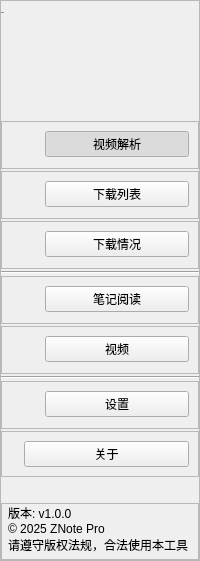
     <widget class="QFrame" name="frmLeft">
      <property name="frameShape">
       <enum>QFrame::Shape::StyledPanel</enum>
      </property>
      <property name="frameShadow">
       <enum>QFrame::Shadow::Raised</enum>
      </property>
      <layout class="QVBoxLayout" name="verticalLayout_6" stretch="1,4,0,0,0,0,0,0,0,0,0,1,0">
       <property name="spacing">
        <number>2</number>
       </property>
       <property name="leftMargin">
        <number>0</number>
       </property>
       <property name="topMargin">
        <number>0</number>
       </property>
       <property name="rightMargin">
        <number>0</number>
       </property>
       <property name="bottomMargin">
        <number>0</number>
       </property>
       <item>
        <widget class="QLabel" name="lblApp">
         <property name="maximumSize">
          <size>
           <width>16777215</width>
           <height>80</height>
          </size>
         </property>
         <property name="font">
          <font>
           <family>-apple-system</family>
           <pointsize>-1</pointsize>
           <italic>true</italic>
           <bold>true</bold>
          </font>
         </property>
         <property name="cursor">
          <cursorShape>ArrowCursor</cursorShape>
         </property>
         <property name="text">
          <string>ZNote</string>
         </property>
        </widget>
       </item>
       <item>
        <spacer name="spcVLeftUp">
         <property name="orientation">
          <enum>Qt::Orientation::Vertical</enum>
         </property>
         <property name="sizeType">
          <enum>QSizePolicy::Policy::Maximum</enum>
         </property>
         <property name="sizeHint" stdset="0">
          <size>
           <width>20</width>
           <height>100</height>
          </size>
         </property>
        </spacer>
       </item>
       <item>
        <widget class="QFrame" name="frmResolve">
         <property name="maximumSize">
          <size>
           <width>16777215</width>
           <height>60</height>
          </size>
         </property>
         <property name="frameShape">
          <enum>QFrame::Shape::StyledPanel</enum>
         </property>
         <property name="frameShadow">
          <enum>QFrame::Shadow::Raised</enum>
         </property>
         <layout class="QFormLayout" name="formLayout_3">
          <item row="0" column="0">
           <widget class="QLabel" name="lblResolve">
            <property name="minimumSize">
             <size>
              <width>28</width>
              <height>28</height>
             </size>
            </property>
            <property name="maximumSize">
             <size>
              <width>28</width>
              <height>28</height>
             </size>
            </property>
            <property name="text">
             <string/>
            </property>
            <property name="pixmap">
             <pixmap resource="resources.qrc">:/icons/left-banner-videoresolve.png</pixmap>
            </property>
            <property name="scaledContents">
             <bool>true</bool>
            </property>
           </widget>
          </item>
          <item row="0" column="1">
           <widget class="QPushButton" name="btnResolve">
            <property name="cursor">
             <cursorShape>PointingHandCursor</cursorShape>
            </property>
            <property name="text">
             <string>视频解析</string>
            </property>
            <property name="checkable">
             <bool>true</bool>
            </property>
            <property name="checked">
             <bool>true</bool>
            </property>
           </widget>
          </item>
         </layout>
        </widget>
       </item>
       <item>
        <widget class="QFrame" name="frmDownloadList">
         <property name="maximumSize">
          <size>
           <width>16777215</width>
           <height>60</height>
          </size>
         </property>
         <property name="frameShape">
          <enum>QFrame::Shape::StyledPanel</enum>
         </property>
         <property name="frameShadow">
          <enum>QFrame::Shadow::Raised</enum>
         </property>
         <layout class="QFormLayout" name="formLayout_2">
          <item row="0" column="0">
           <widget class="QLabel" name="lblDownloadList">
            <property name="minimumSize">
             <size>
              <width>28</width>
              <height>28</height>
             </size>
            </property>
            <property name="maximumSize">
             <size>
              <width>28</width>
              <height>28</height>
             </size>
            </property>
            <property name="text">
             <string/>
            </property>
            <property name="pixmap">
             <pixmap resource="resources.qrc">:/icons/left-banner-downloadlist.png</pixmap>
            </property>
            <property name="scaledContents">
             <bool>true</bool>
            </property>
           </widget>
          </item>
          <item row="0" column="1">
           <widget class="QPushButton" name="btnDownloadList">
            <property name="cursor">
             <cursorShape>PointingHandCursor</cursorShape>
            </property>
            <property name="text">
             <string>下载列表</string>
            </property>
            <property name="checkable">
             <bool>true</bool>
            </property>
            <property name="checked">
             <bool>false</bool>
            </property>
           </widget>
          </item>
         </layout>
        </widget>
       </item>
       <item>
        <widget class="QFrame" name="frmDownloadStatus">
         <property name="maximumSize">
          <size>
           <width>16777215</width>
           <height>60</height>
          </size>
         </property>
         <property name="frameShape">
          <enum>QFrame::Shape::StyledPanel</enum>
         </property>
         <property name="frameShadow">
          <enum>QFrame::Shadow::Raised</enum>
         </property>
         <layout class="QFormLayout" name="formLayout">
          <item row="0" column="0">
           <widget class="QLabel" name="lblDownloadStatus">
            <property name="minimumSize">
             <size>
              <width>28</width>
              <height>28</height>
             </size>
            </property>
            <property name="maximumSize">
             <size>
              <width>28</width>
              <height>28</height>
             </size>
            </property>
            <property name="text">
             <string/>
            </property>
            <property name="pixmap">
             <pixmap resource="resources.qrc">:/icons/left-banner-downloadabout.png</pixmap>
            </property>
            <property name="scaledContents">
             <bool>true</bool>
            </property>
           </widget>
          </item>
          <item row="0" column="1">
           <widget class="QPushButton" name="btnDownloadStatus">
            <property name="cursor">
             <cursorShape>PointingHandCursor</cursorShape>
            </property>
            <property name="text">
             <string>下载情况</string>
            </property>
            <property name="checkable">
             <bool>true</bool>
            </property>
            <property name="checked">
             <bool>false</bool>
            </property>
           </widget>
          </item>
         </layout>
        </widget>
       </item>
       <item>
        <widget class="Line" name="lLeft1">
         <property name="orientation">
          <enum>Qt::Orientation::Horizontal</enum>
         </property>
        </widget>
       </item>
       <item>
        <widget class="QFrame" name="frmNote">
         <property name="frameShape">
          <enum>QFrame::Shape::StyledPanel</enum>
         </property>
         <property name="frameShadow">
          <enum>QFrame::Shadow::Raised</enum>
         </property>
         <layout class="QFormLayout" name="formLayout_6">
          <item row="0" column="0">
           <widget class="QLabel" name="lblNote">
            <property name="minimumSize">
             <size>
              <width>28</width>
              <height>28</height>
             </size>
            </property>
            <property name="maximumSize">
             <size>
              <width>28</width>
              <height>28</height>
             </size>
            </property>
            <property name="text">
             <string/>
            </property>
            <property name="pixmap">
             <pixmap resource="resources.qrc">:/icons/left-banner-noteread.png</pixmap>
            </property>
            <property name="scaledContents">
             <bool>true</bool>
            </property>
           </widget>
          </item>
          <item row="0" column="1">
           <widget class="QPushButton" name="btnNote">
            <property name="enabled">
             <bool>true</bool>
            </property>
            <property name="cursor">
             <cursorShape>PointingHandCursor</cursorShape>
            </property>
            <property name="text">
             <string>笔记阅读</string>
            </property>
            <property name="checkable">
             <bool>true</bool>
            </property>
            <property name="checked">
             <bool>false</bool>
            </property>
           </widget>
          </item>
         </layout>
        </widget>
       </item>
       <item>
        <widget class="QFrame" name="frmVideo">
         <property name="cursor">
          <cursorShape>PointingHandCursor</cursorShape>
         </property>
         <property name="frameShape">
          <enum>QFrame::Shape::StyledPanel</enum>
         </property>
         <property name="frameShadow">
          <enum>QFrame::Shadow::Raised</enum>
         </property>
         <layout class="QFormLayout" name="formLayout_7">
          <item row="0" column="0">
           <widget class="QLabel" name="lblVideo">
            <property name="minimumSize">
             <size>
              <width>28</width>
              <height>28</height>
             </size>
            </property>
            <property name="maximumSize">
             <size>
              <width>28</width>
              <height>28</height>
             </size>
            </property>
            <property name="text">
             <string/>
            </property>
            <property name="pixmap">
             <pixmap resource="resources.qrc">:/icons/left-banner-videoplay.png</pixmap>
            </property>
            <property name="scaledContents">
             <bool>true</bool>
            </property>
           </widget>
          </item>
          <item row="0" column="1">
           <widget class="QPushButton" name="btnVideo">
            <property name="text">
             <string>视频</string>
            </property>
            <property name="checkable">
             <bool>true</bool>
            </property>
            <property name="checked">
             <bool>false</bool>
            </property>
           </widget>
          </item>
         </layout>
        </widget>
       </item>
       <item>
        <widget class="Line" name="lLeft2">
         <property name="orientation">
          <enum>Qt::Orientation::Horizontal</enum>
         </property>
        </widget>
       </item>
       <item>
        <widget class="QFrame" name="frmSetting">
         <property name="frameShape">
          <enum>QFrame::Shape::StyledPanel</enum>
         </property>
         <property name="frameShadow">
          <enum>QFrame::Shadow::Raised</enum>
         </property>
         <layout class="QFormLayout" name="formLayout_4">
          <item row="0" column="0">
           <widget class="QLabel" name="lblSetting">
            <property name="minimumSize">
             <size>
              <width>28</width>
              <height>28</height>
             </size>
            </property>
            <property name="maximumSize">
             <size>
              <width>28</width>
              <height>28</height>
             </size>
            </property>
            <property name="text">
             <string/>
            </property>
            <property name="textFormat">
             <enum>Qt::TextFormat::PlainText</enum>
            </property>
            <property name="pixmap">
             <pixmap resource="resources.qrc">:/icons/left-banner-setting.png</pixmap>
            </property>
            <property name="scaledContents">
             <bool>true</bool>
            </property>
           </widget>
          </item>
          <item row="0" column="1">
           <widget class="QPushButton" name="btnSetting">
            <property name="cursor">
             <cursorShape>PointingHandCursor</cursorShape>
            </property>
            <property name="text">
             <string>设置</string>
            </property>
            <property name="checkable">
             <bool>true</bool>
            </property>
            <property name="checked">
             <bool>false</bool>
            </property>
           </widget>
          </item>
         </layout>
        </widget>
       </item>
       <item>
        <widget class="QFrame" name="frmAbout">
         <property name="frameShape">
          <enum>QFrame::Shape::StyledPanel</enum>
         </property>
         <property name="frameShadow">
          <enum>QFrame::Shadow::Raised</enum>
         </property>
         <layout class="QFormLayout" name="formLayout_5">
          <item row="0" column="0">
           <widget class="QLabel" name="lblAbout">
            <property name="maximumSize">
             <size>
              <width>28</width>
              <height>28</height>
             </size>
            </property>
            <property name="text">
             <string/>
            </property>
            <property name="pixmap">
             <pixmap resource="resources.qrc">:/icons/left-banner-about.png</pixmap>
            </property>
            <property name="scaledContents">
             <bool>true</bool>
            </property>
           </widget>
          </item>
          <item row="0" column="1">
           <widget class="QPushButton" name="btnAbout">
            <property name="enabled">
             <bool>true</bool>
            </property>
            <property name="cursor">
             <cursorShape>PointingHandCursor</cursorShape>
            </property>
            <property name="text">
             <string>关于</string>
            </property>
            <property name="checkable">
             <bool>true</bool>
            </property>
            <property name="checked">
             <bool>false</bool>
            </property>
           </widget>
          </item>
         </layout>
        </widget>
       </item>
       <item>
        <spacer name="spcVLeftDown">
         <property name="orientation">
          <enum>Qt::Orientation::Vertical</enum>
         </property>
         <property name="sizeHint" stdset="0">
          <size>
           <width>20</width>
           <height>40</height>
          </size>
         </property>
        </spacer>
       </item>
       <item>
        <widget class="QFrame" name="frmFootscript">
         <property name="minimumSize">
          <size>
           <width>0</width>
           <height>40</height>
          </size>
         </property>
         <property name="frameShape">
          <enum>QFrame::Shape::StyledPanel</enum>
         </property>
         <property name="frameShadow">
          <enum>QFrame::Shadow::Raised</enum>
         </property>
         <layout class="QVBoxLayout" name="verticalLayout_7">
          <property name="spacing">
           <number>0</number>
          </property>
          <property name="leftMargin">
           <number>6</number>
          </property>
          <property name="topMargin">
           <number>0</number>
          </property>
          <property name="rightMargin">
           <number>6</number>
          </property>
          <property name="bottomMargin">
           <number>5</number>
          </property>
          <item>
           <widget class="QLabel" name="lblAppVersion">
            <property name="layoutDirection">
             <enum>Qt::LayoutDirection::LeftToRight</enum>
            </property>
            <property name="text">
             <string>版本: v1.0.0</string>
            </property>
           </widget>
          </item>
          <item>
           <widget class="QLabel" name="lblCopyright">
            <property name="text">
             <string>© 2025 ZNote Pro</string>
            </property>
           </widget>
          </item>
          <item>
           <widget class="QLabel" name="lblCopyrightTip">
            <property name="text">
             <string>请遵守版权法规，合法使用本工具</string>
            </property>
           </widget>
          </item>
         </layout>
        </widget>
       </item>
      </layout>
     </widget>
